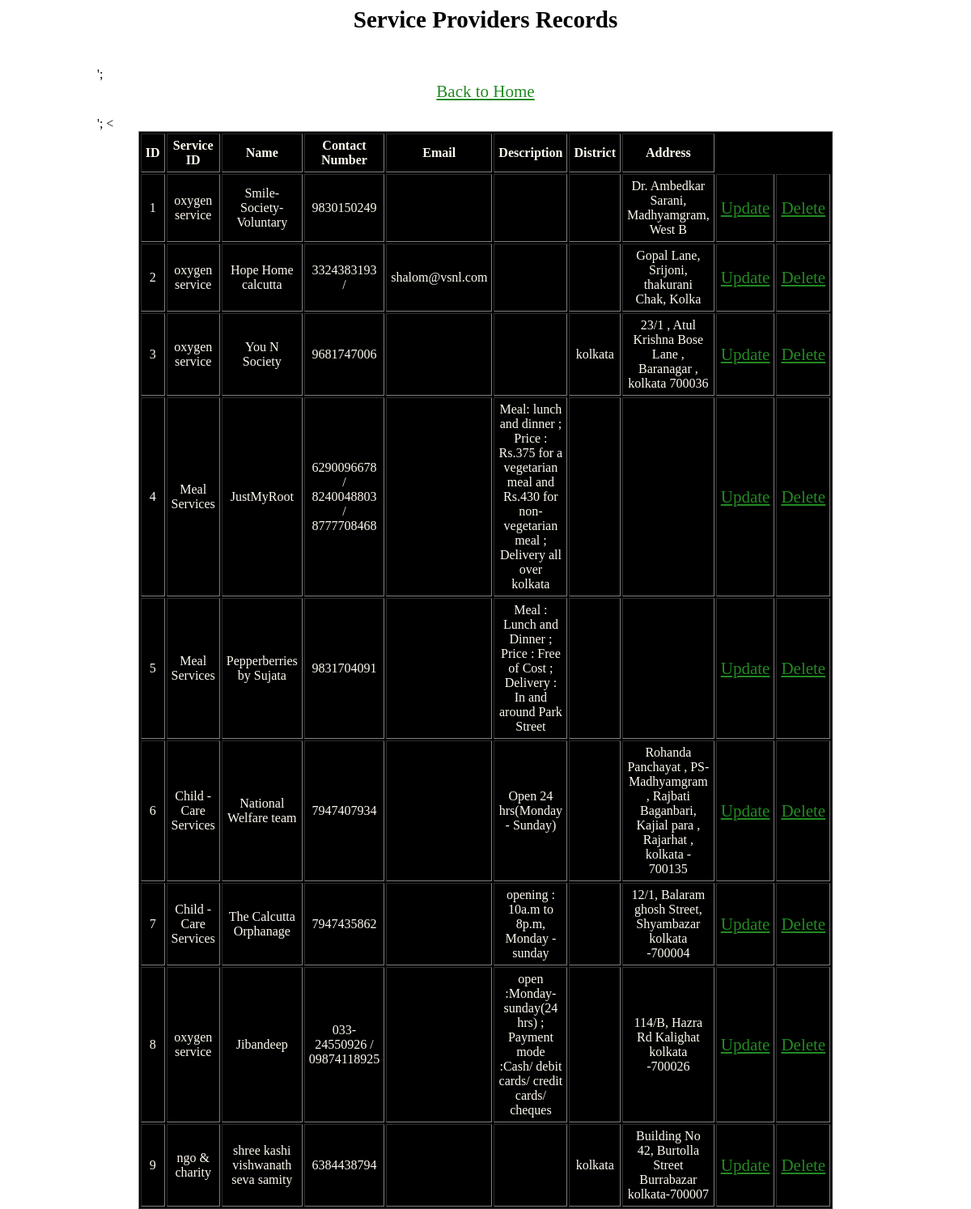
Screenshot of /display_service_provider.php with the database file from the repository.
### tables this page shows
CREATE TABLE `service_providers` (
  `id` int(23) NOT NULL,
  `service_id` int(23) NOT NULL,
  `name` varchar(255) NOT NULL,
  `contact` varchar(255) NOT NULL,
  `email` varchar(255) NOT NULL,
  `description` varchar(255) NOT NULL,
  `district` varchar(23) NOT NULL,
  `address` varchar(255) NOT NULL
);

CREATE TABLE `service` (
  `service_id` int(23) NOT NULL,
  `name` varchar(23) NOT NULL,
  `description` varchar(28) NOT NULL
);

### display_service_provider.php (the view, shortened to what this page needs)
<?php
include("connection.php");?>
<h2 style="font-size:29px;"><center>Service Providers Records</center></h2><br>';
<center><a href="menu.html">Back to Home </a></center><br>';
<<!DOCTYPE html>
<html>
<head>
</head>
<body>
</body>
</html>
<table width = "80%" border="1" cellspacing="2" cellpadding="5" align="center" style="background-color:black; color:floralwhite;">
	<tr>
		<td align="center"><strong>ID</strong></td>
		<td align="center"><strong>Service ID</strong></td>
		<td align="center"><strong> Name</strong></td>
		<td align="center"><strong>Contact Number</strong></td>
		<td align="center"><strong>Email</strong></td>
		<td align="center"><strong>Description</strong></td>
		<td align="center"><strong>District</strong></td>
		<td align="center"><strong>Address</strong></td>
	</tr>
    <?php
		$sql = "SELECT
		 `service_providers`.`id` AS `id`,
		 `service_providers`.`service_id` AS `service_id`,
		 `service_providers`.`name` AS `name`,
		 `service_providers`.`contact` AS `contact`,
		 `service_providers`.`email` AS `email`,
		 `service_providers`.`description` AS `description`,
		 `service_providers`.`district` AS `district`,
		 `service_providers`.`address` AS `address`,
		 `service`.`name` AS `service_name`
		FROM `service_providers`,`service` where `service_providers`.`service_id`=`service`.`service_id`";
		$result = mysqli_query($link,$sql);
		if(mysqli_num_rows($result) > 0)
		{
			while($row = mysqli_fetch_assoc($result))
			{
				echo "<tr>";
				echo "<td align = 'center'>".$row["id"]."</td>";
				echo "<td align = 'center'>".$row["service_name"]."</td>";
				echo "<td align = 'center'>".$row["name"]."</td>";
				echo "<td align = 'center'>".$row["contact"]."</td>";
				echo "<td align = 'center'>".$row["email"]."</td>";
				echo "<td align = 'center'>".$row["description"]."</td>";
				echo "<td align = 'center'>".$row["district"]."</td>";
				echo "<td align = 'center'>".$row["address"]."</td>";
				echo "<td><a href='update_service_provider_form.php?id=".$row['id']."'>Update</a></td>";
				echo "<td><a href='delete_service_provider.php?id=".$row['id']."'>Delete</a></td>";
				echo "</tr>";
			}
		}
     ?>
</table>

### display_service_provider.php (style rules this page uses)
a { color: forestgreen; font-size: 21px; }
body { background-image: url("https://p1.pxfuel.com/preview/312/952/22/white-structure-texture-background-ceiling-whitish.jpg"); background-position: center; background-size: cover; height: 700px; margin-left: 10%; margin-right: 10%; }

### rows the page displays
service_providers: id "1", service.name "oxygen service", name "Smile-Society-Voluntary", contact "9830150249", address "Dr. Ambedkar Sarani, Madhyamgram, West B"
service_providers: id "2", service.name "oxygen service", name "Hope Home calcutta", contact "3324383193 /", email "shalom@vsnl.com", address "Gopal Lane, Srijoni, thakurani Chak, Kolka"
service_providers: id "3", service.name "oxygen service", name "You N Society", contact "9681747006", district "kolkata", address "23/1 , Atul Krishna Bose Lane , Baranagar , kolkata 700036"
service_providers: id "4", service.name "Meal Services", name "JustMyRoot", contact "6290096678 / 8240048803 / 8777708468", description "Meal: lunch and dinner ; Price : Rs.375 for a vegetarian meal and Rs.430 for non-vegetarian meal ; Delivery all over kolkata"
service_providers: id "5", service.name "Meal Services", name "Pepperberries by Sujata", contact "9831704091", description "Meal : Lunch and Dinner ; Price : Free of Cost ; Delivery : In and around Park Street"
service_providers: id "6", service.name "Child -Care Services", name "National Welfare team", contact "7947407934", description "Open 24 hrs(Monday - Sunday)", address "Rohanda Panchayat , PS- Madhyamgram , Rajbati Baganbari, Kajial para , Rajarhat , kolkata - 700135"
service_providers: id "7", service.name "Child -Care Services", name "The Calcutta Orphanage", contact "7947435862", description "opening : 10a.m to 8p.m, Monday - sunday", address "12/1, Balaram ghosh Street, Shyambazar kolkata -700004"
service_providers: id "8", service.name "oxygen service", name "Jibandeep", contact "033-24550926 / 09874118925", description "open :Monday- sunday(24 hrs) ; Payment mode :Cash/ debit cards/ credit cards/ cheques", address "114/B, Hazra Rd Kalighat kolkata -700026"
service_providers: id "9", service.name "ngo & charity", name "shree kashi vishwanath seva samity", contact "6384438794", district "kolkata", address "Building No 42, Burtolla Street Burrabazar kolkata-700007"
